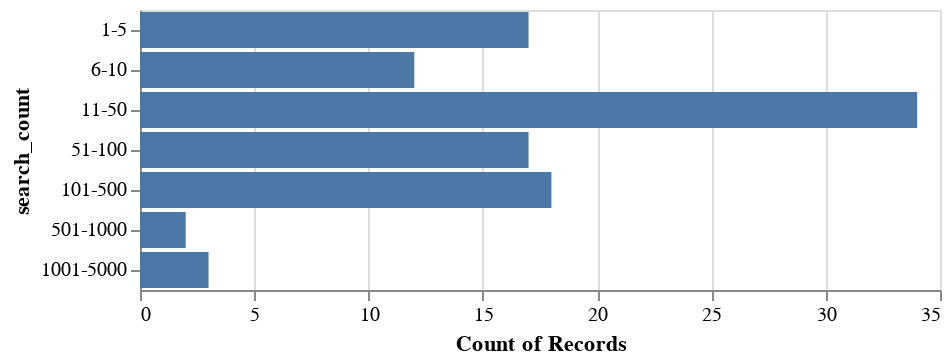

The notebook cell saved with this chart:
### Code cell
alt.Chart(df[df.state == "AL"]).mark_bar().encode(
    x="count(search_count)",
    y=alt.X("search_count:O", sort=["1-5", "6-10", "11-50", "51-100", "101-500", "501-1000", "1001-5000", "5001+"])
)

### Figure 1 — Vega-Lite specification as saved in the notebook (floating-point values rounded to 4 significant figures)
{"config": {"view": {"continuousWidth": 400, "continuousHeight": 300}}, "data": {"name": "data-8ec63455b9a47eb03159d4ee4b925a17"}, "mark": "bar", "encoding": {"x": {"type": "nominal", "aggregate": "count", "field": "search_count"}, "y": {"type": "ordinal", "field": "search_count", "sort": ["1-5", "6-10", "11-50", "51-100", "101-500", "501-1000", "1001-5000", "5001+"]}}, "$schema": "https://vega.github.io/schema/vega-lite/v4.8.1.json", "datasets": {"data-8ec63455b9a47eb03159d4ee4b925a17": [{"org": "24th Judicial Circuit District Attorney’s Office", "state": "AL", "search_count": "51-100", "comment": "“My office does not use this Clearview [AI] tool. We collect property taxes and have nothing to do with any arrests.” —Michelle Kirk, revenue commissioner", "id": 1.0, "lat": 32.32, "long": -86.9}, {"org": "Abbeville Police Department", "state": "AL", "search_count": "6-10", "comment": "This organization did not respond to a request for comment.", "id": 1.0, "lat": 32.32, "long": -86.9}, {"org": "Alabama Attorney General’s Office", "state": "AL", "search_count": "101-500", "comment": "“This office has had no contracts with Clearview AI to use their software.” —Mike Lewis, communications director", "id": 1.0, "lat": 32.32, "long": -86.9}, {"org": "Alabama Department of Insurance", "state": "AL", "search_count": "51-100", "comment": "“This product has not been used in our office except for a demonstration more than a year ago. It was not utilized in any investigations.” —Jennifer Bowen, public information officer", "id": 1.0, "lat": 32.32, "long": -86.9}, {"org": "Alabama Department of Insurance: Alabama Fire Marshal", "state": "AL", "search_count": "1-5", "comment": "“This product has not been used in our office except for a demonstration more than a year ago. It was not utilized in any investigations.” —Jennifer Bowen, public information officer", "id": 1.0, "lat": 32.32, "long": -86.9}, {"org": "Alabama Department of Transportation’s Enforcement Office", "state": "AL", "search_count": "11-50", "comment": "This organization did not respond to a request for comment.", "id": 1.0, "lat": 32.32, "long": -86.9}, {"org": "Alabama Law Enforcement Agency", "state": "AL", "search_count": "1001-5000", "comment": "This organization did not respond to a request for comment.", "id": 1.0, "lat": 32.32, "long": -86.9}, {"org": "Alabaster Police Department", "state": "AL", "search_count": "11-50", "comment": "This organization did not respond to a request for comment.", "id": 1.0, "lat": 32.32, "long": -86.9}, {"org": "Albertville Police Department", "state": "AL", "search_count": "11-50", "comment": "This organization did not respond to a request for comment.", "id": 1.0, "lat": 32.32, "long": -86.9}, {"org": "Alexander City", "state": "AL", "search_count": "11-50", "comment": "This organization did not respond to a request for comment.", "id": 1.0, "lat": 32.32, "long": -86.9}, {"org": "Altoona Police Department", "state": "AL", "search_count": "1-5", "comment": "“We do not use Clearview AI.” —Rebecca Nash, spokesperson", "id": 1.0, "lat": 32.32, "long": -86.9}, {"org": "Anniston Police Department", "state": "AL", "search_count": "51-100", "comment": "“APD does not possess Clearview or any other facial recognition software.” —Nick Bowles, police chief", "id": 1.0, "lat": 32.32, "long": -86.9}, {"org": "Auburn Police Department", "state": "AL", "search_count": "101-500", "comment": "This organization did not respond to a request for comment.", "id": 1.0, "lat": 32.32, "long": -86.9}, {"org": "Baldwin County", "state": "AL", "search_count": "101-500", "comment": "This organization did not respond to a request for comment.", "id": 1.0, "lat": 32.32, "long": -86.9}, {"org": "Bessemer Police Department", "state": "AL", "search_count": "11-50", "comment": "“Haven’t used a system called Clearview. That’s not something that’s installed in our jail or detectives. We have heard of different systems we dont have a facial recognition system installed. Possible someone signed up for a free trial.” —Capt. Darron Hunter", "id": 1.0, "lat": 32.32, "long": -86.9}, {"org": "Birmingham Police Department", "state": "AL", "search_count": "101-500", "comment": "This organization did not respond to a request for comment.", "id": 1.0, "lat": 32.32, "long": -86.9}, {"org": "Blount County Sheriff’s Office", "state": "AL", "search_count": "6-10", "comment": "This organization did not respond to a request for comment.", "id": 1.0, "lat": 32.32, "long": -86.9}, {"org": "Brookside Police Department", "state": "AL", "search_count": "11-50", "comment": "This organization did not respond to a request for comment.", "id": 1.0, "lat": 32.32, "long": -86.9}, {"org": "Calhoun County Sheriff’s Office", "state": "AL", "search_count": "11-50", "comment": "This organization did not respond to a request for comment.", "id": 1.0, "lat": 32.32, "long": -86.9}, {"org": "Carrollton Police Department", "state": "AL", "search_count": "1-5", "comment": "This organization did not respond to a request for comment.", "id": 1.0, "lat": 32.32, "long": -86.9}, {"org": "Cherokee County Sheriff’s Office", "state": "AL", "search_count": "51-100", "comment": "This organization did not respond to a request for comment.", "id": 1.0, "lat": 32.32, "long": -86.9}, {"org": "Chilton County Sheriff’s Office", "state": "AL", "search_count": "51-100", "comment": "“I’m not familiar with Clearview and we do not use it.” —John Shearon, spokesperson", "id": 1.0, "lat": 32.32, "long": -86.9}, {"org": "City of Arab", "state": "AL", "search_count": "6-10", "comment": "This organization did not respond to a request for comment.", "id": 1.0, "lat": 32.32, "long": -86.9}, {"org": "City of Ashville", "state": "AL", "search_count": "1-5", "comment": "This organization did not respond to a request for comment.", "id": 1.0, "lat": 32.32, "long": -86.9}, {"org": "City of Athens", "state": "AL", "search_count": "6-10", "comment": "This organization did not respond to a request for comment.", "id": 1.0, "lat": 32.32, "long": -86.9}, {"org": "City of Boaz", "state": "AL", "search_count": "11-50", "comment": "This organization did not respond to a request for comment.", "id": 1.0, "lat": 32.32, "long": -86.9}, {"org": "City of Calera", "state": "AL", "search_count": "101-500", "comment": "This organization did not respond to a request for comment.", "id": 1.0, "lat": 32.32, "long": -86.9}, {"org": "City of Centreville", "state": "AL", "search_count": "1-5", "comment": "This organization did not respond to a request for comment.", "id": 1.0, "lat": 32.32, "long": -86.9}, {"org": "City of Demopolis", "state": "AL", "search_count": "11-50", "comment": "This organization did not respond to a request for comment.", "id": 1.0, "lat": 32.32, "long": -86.9}, {"org": "City of Dora", "state": "AL", "search_count": "11-50", "comment": "This organization did not respond to a request for comment.", "id": 1.0, "lat": 32.32, "long": -86.9}, {"org": "City of Fayette", "state": "AL", "search_count": "11-50", "comment": "This organization did not respond to a request for comment.", "id": 1.0, "lat": 32.32, "long": -86.9}, {"org": "City of Florence", "state": "AL", "search_count": "101-500", "comment": "“Never heard of it and not aware of its use at our department.” —Ron Tyler, police chief", "id": 1.0, "lat": 32.32, "long": -86.9}, {"org": "City of Fort Payne", "state": "AL", "search_count": "6-10", "comment": "This organization did not respond to a request for comment.", "id": 1.0, "lat": 32.32, "long": -86.9}, {"org": "City of Greenville", "state": "AL", "search_count": "11-50", "comment": "This organization did not respond to a request for comment.", "id": 1.0, "lat": 32.32, "long": -86.9}, {"org": "City of Homewood", "state": "AL", "search_count": "51-100", "comment": "This organization did not respond to a request for comment.", "id": 1.0, "lat": 32.32, "long": -86.9}, {"org": "City of Huntsville", "state": "AL", "search_count": "101-500", "comment": "This organization did not respond to a request for comment.", "id": 1.0, "lat": 32.32, "long": -86.9}, {"org": "City of Jacksonville", "state": "AL", "search_count": "11-50", "comment": "This organization did not respond to a request for comment.", "id": 1.0, "lat": 32.32, "long": -86.9}, {"org": "City of Leeds", "state": "AL", "search_count": "51-100", "comment": "This organization did not respond to a request for comment.", "id": 1.0, "lat": 32.32, "long": -86.9}, {"org": "City of Montevallo", "state": "AL", "search_count": "1-5", "comment": "This organization did not respond to a request for comment.", "id": 1.0, "lat": 32.32, "long": -86.9}, {"org": "City of Mountain Brook", "state": "AL", "search_count": "501-1000", "comment": "“We tested this product two years ago, but did not purchase it. To our knowledge, it did not lead to any arrests.” —Sam Gaston, city manager", "id": 1.0, "lat": 32.32, "long": -86.9}, {"org": "City of Orange Beach", "state": "AL", "search_count": "101-500", "comment": "This organization did not respond to a request for comment.", "id": 1.0, "lat": 32.32, "long": -86.9}, {"org": "City of Oxford", "state": "AL", "search_count": "1001-5000", "comment": "This organization did not respond to a request for comment.", "id": 1.0, "lat": 32.32, "long": -86.9}, {"org": "City of Valley", "state": "AL", "search_count": "11-50", "comment": "This organization did not respond to a request for comment.", "id": 1.0, "lat": 32.32, "long": -86.9}, {"org": "City of Wetumpka", "state": "AL", "search_count": "1-5", "comment": "This organization did not respond to a request for comment.", "id": 1.0, "lat": 32.32, "long": -86.9}, {"org": "Coffee County Sheriff’s Office", "state": "AL", "search_count": "11-50", "comment": "This organization did not respond to a request for comment.", "id": 1.0, "lat": 32.32, "long": -86.9}, {"org": "Collinsville Police Department", "state": "AL", "search_count": "6-10", "comment": "“I did use Clearview for a short period of time and liked it. Not sure really what happened best I can recall I got a new phone and was never able to retrieve it.” —Rex Leath, police chief", "id": 1.0, "lat": 32.32, "long": -86.9}, {"org": "Crenshaw County Sheriff’s Office", "state": "AL", "search_count": "51-100", "comment": "This organization did not respond to a request for comment.", "id": 1.0, "lat": 32.32, "long": -86.9}, {"org": "Daphne Police Department", "state": "AL", "search_count": "51-100", "comment": "“We had one detective who had access two or three years ago after attending a social media investigation course. He said he used it several times but was never successful in finding accurate matches and discontinued its use.” —Brian Gulsby, spokesperson", "id": 1.0, "lat": 32.32, "long": -86.9}, {"org": "DeKalb County Sheriff’s Office", "state": "AL", "search_count": "11-50", "comment": "This organization did not respond to a request for comment.", "id": 1.0, "lat": 32.32, "long": -86.9}, {"org": "Dothan Police Department", "state": "AL", "search_count": "11-50", "comment": "This organization did not respond to a request for comment.", "id": 1.0, "lat": 32.32, "long": -86.9}, {"org": "Elmore County Sheriff’s Office", "state": "AL", "search_count": "6-10", "comment": "This organization did not respond to a request for comment.", "id": 1.0, "lat": 32.32, "long": -86.9}, {"org": "Enterprise Police Department", "state": "AL", "search_count": "11-50", "comment": "This organization did not respond to a request for comment.", "id": 1.0, "lat": 32.32, "long": -86.9}, {"org": "Enterprise State Community College", "state": "AL", "search_count": "51-100", "comment": "This organization did not respond to a request for comment.", "id": 1.0, "lat": 32.32, "long": -86.9}, {"org": "Eufaula Police Department", "state": "AL", "search_count": "51-100", "comment": "“I checked with the detectives and it appears they did do a free trial or partnered with another agency on something.” —Steve Watkins, police chief", "id": 1.0, "lat": 32.32, "long": -86.9}, {"org": "Foley Police Department", "state": "AL", "search_count": "11-50", "comment": "This organization did not respond to a request for comment.", "id": 1.0, "lat": 32.32, "long": -86.9}, {"org": "Franklin County Sheriff’s Office", "state": "AL", "search_count": "11-50", "comment": "This organization did not respond to a request for comment.", "id": 1.0, "lat": 32.32, "long": -86.9}, {"org": "Fultondale Police Department", "state": "AL", "search_count": "1-5", "comment": "This organization did not respond to a request for comment.", "id": 1.0, "lat": 32.32, "long": -86.9}, {"org": "Gadsden Police Department", "state": "AL", "search_count": "1-5", "comment": "This organization did not respond to a request for comment.", "id": 1.0, "lat": 32.32, "long": -86.9}, {"org": "Glencoe Police Department", "state": "AL", "search_count": "1-5", "comment": "This organization did not respond to a request for comment.", "id": 1.0, "lat": 32.32, "long": -86.9}, {"org": "Hanceville Police Department", "state": "AL", "search_count": "1-5", "comment": "This organization did not respond to a request for comment.", "id": 1.0, "lat": 32.32, "long": -86.9}, {"org": "Helena Police Department", "state": "AL", "search_count": "51-100", "comment": "This organization did not respond to a request for comment.", "id": 1.0, "lat": 32.32, "long": -86.9}, {"org": "Hoover Police Department", "state": "AL", "search_count": "11-50", "comment": "This organization did not respond to a request for comment.", "id": 1.0, "lat": 32.32, "long": -86.9}, {"org": "Hueytown Police Department", "state": "AL", "search_count": "1-5", "comment": "This organization did not respond to a request for comment.", "id": 1.0, "lat": 32.32, "long": -86.9}, {"org": "Irondale Police Department", "state": "AL", "search_count": "101-500", "comment": "This organization did not respond to a request for comment.", "id": 1.0, "lat": 32.32, "long": -86.9}, {"org": "Jacksonville State University", "state": "AL", "search_count": "6-10", "comment": "This organization did not respond to a request for comment.", "id": 1.0, "lat": 32.32, "long": -86.9}, {"org": "Jasper Police Department", "state": "AL", "search_count": "11-50", "comment": "This organization did not respond to a request for comment.", "id": 1.0, "lat": 32.32, "long": -86.9}, {"org": "Jefferson County Sheriff’s Office", "state": "AL", "search_count": "101-500", "comment": "This organization did not respond to a request for comment.", "id": 1.0, "lat": 32.32, "long": -86.9}, {"org": "Jefferson County Sheriff’s Office: Metro Area Crime Center", "state": "AL", "search_count": "1001-5000", "comment": "This organization did not respond to a request for comment.", "id": 1.0, "lat": 32.32, "long": -86.9}, {"org": "Jefferson State Community College Police Department", "state": "AL", "search_count": "11-50", "comment": "This organization did not respond to a request for comment.", "id": 1.0, "lat": 32.32, "long": -86.9}, {"org": "Lamar County", "state": "AL", "search_count": "11-50", "comment": "This organization did not respond to a request for comment.", "id": 1.0, "lat": 32.32, "long": -86.9}, {"org": "Madison City Police Department", "state": "AL", "search_count": "11-50", "comment": "“We tried the product as a demo for two weeks. We chose not to subscribe to the system.” —Dave Jernigan, police chief (now retired)", "id": 1.0, "lat": 32.32, "long": -86.9}, {"org": "Madison County", "state": "AL", "search_count": "101-500", "comment": "This organization did not respond to a request for comment.", "id": 1.0, "lat": 32.32, "long": -86.9}, {"org": "Marengo County Sheriff’s Office", "state": "AL", "search_count": "11-50", "comment": "This organization did not respond to a request for comment.", "id": 1.0, "lat": 32.32, "long": -86.9}, {"org": "Marion County Sheriff’s Office", "state": "AL", "search_count": "6-10", "comment": "This organization did not respond to a request for comment.", "id": 1.0, "lat": 32.32, "long": -86.9}, {"org": "Mobile County Sheriff’s Office", "state": "AL", "search_count": "101-500", "comment": "This organization did not respond to a request for comment.", "id": 1.0, "lat": 32.32, "long": -86.9}, {"org": "Mobile Police Department", "state": "AL", "search_count": "11-50", "comment": "“We have no department-led initiatives or procurements utilizing the software or application you are referencing. We checked with all the commanders and they say either no one under their command has used the software or are not familiar with it.” —Charlette Solis, public affairs manager", "id": 1.0, "lat": 32.32, "long": -86.9}, {"org": "Monroe County", "state": "AL", "search_count": "6-10", "comment": "This organization did not respond to a request for comment.", "id": 1.0, "lat": 32.32, "long": -86.9}, {"org": "Montgomery Police Department", "state": "AL", "search_count": "501-1000", "comment": "“Due to policy and precedent, the City of Montgomery/Montgomery Police Department cannot comment on investigative techniques.” —Griffith Waller, spokesperson", "id": 1.0, "lat": 32.32, "long": -86.9}, {"org": "Moody Police Department", "state": "AL", "search_count": "11-50", "comment": "This organization did not respond to a request for comment.", "id": 1.0, "lat": 32.32, "long": -86.9}, {"org": "Moulton Police Department", "state": "AL", "search_count": "1-5", "comment": "This organization did not respond to a request for comment.", "id": 1.0, "lat": 32.32, "long": -86.9}, {"org": "Muscle Shoals Police Department", "state": "AL", "search_count": "51-100", "comment": "This organization did not respond to a request for comment.", "id": 1.0, "lat": 32.32, "long": -86.9}, {"org": "Opelika Police Department", "state": "AL", "search_count": "51-100", "comment": "This organization did not respond to a request for comment.", "id": 1.0, "lat": 32.32, "long": -86.9}, {"org": "Opp Police Department", "state": "AL", "search_count": "6-10", "comment": "This organization did not respond to a request for comment.", "id": 1.0, "lat": 32.32, "long": -86.9}, {"org": "Ozark Police Department", "state": "AL", "search_count": "1-5", "comment": "“Never used the product.” —Marlos Walker, police chief", "id": 1.0, "lat": 32.32, "long": -86.9}, {"org": "Pell City Police Department", "state": "AL", "search_count": "101-500", "comment": "This organization did not respond to a request for comment.", "id": 1.0, "lat": 32.32, "long": -86.9}, {"org": "Prattville Police Department", "state": "AL", "search_count": "101-500", "comment": "This organization did not respond to a request for comment.", "id": 1.0, "lat": 32.32, "long": -86.9}, {"org": "Russellville Police Department", "state": "AL", "search_count": "11-50", "comment": "This organization did not respond to a request for comment.", "id": 1.0, "lat": 32.32, "long": -86.9}, {"org": "Scottsboro Police Department", "state": "AL", "search_count": "11-50", "comment": "This organization did not respond to a request for comment.", "id": 1.0, "lat": 32.32, "long": -86.9}, {"org": "Shelby County Sheriff’s Office", "state": "AL", "search_count": "51-100", "comment": "This organization did not respond to a request for comment.", "id": 1.0, "lat": 32.32, "long": -86.9}, {"org": "St. Clair County Sheriff’s Office", "state": "AL", "search_count": "11-50", "comment": "This organization did not respond to a request for comment.", "id": 1.0, "lat": 32.32, "long": -86.9}, {"org": "Sumter County", "state": "AL", "search_count": "11-50", "comment": "This organization did not respond to a request for comment.", "id": 1.0, "lat": 32.32, "long": -86.9}, {"org": "Talladega County", "state": "AL", "search_count": "1-5", "comment": "This organization did not respond to a request for comment.", "id": 1.0, "lat": 32.32, "long": -86.9}, {"org": "Tarrant Police Department", "state": "AL", "search_count": "101-500", "comment": "This organization did not respond to a request for comment.", "id": 1.0, "lat": 32.32, "long": -86.9}, {"org": "Town of Lake View", "state": "AL", "search_count": "1-5", "comment": "This organization did not respond to a request for comment.", "id": 1.0, "lat": 32.32, "long": -86.9}, {"org": "Troy Police Department", "state": "AL", "search_count": "51-100", "comment": "This organization did not respond to a request for comment.", "id": 1.0, "lat": 32.32, "long": -86.9}, {"org": "Trussville Police Department", "state": "AL", "search_count": "101-500", "comment": "This organization did not respond to a request for comment.", "id": 1.0, "lat": 32.32, "long": -86.9}, {"org": "Tuscaloosa County", "state": "AL", "search_count": "101-500", "comment": "This organization did not respond to a request for comment.", "id": 1.0, "lat": 32.32, "long": -86.9}, {"org": "Tuscaloosa Police Department", "state": "AL", "search_count": "11-50", "comment": "This organization did not respond to a request for comment.", "id": 1.0, "lat": 32.32, "long": -86.9}, {"org": "University of Alabama at Birmingham", "state": "AL", "search_count": "51-100", "comment": "“UAB has no contracts to access Clearview AI, and we are aware of no use of this technology on behalf of the institution.” —Tyler Greer, assistant vice president for public relations", "id": 1.0, "lat": 32.32, "long": -86.9}, {"org": "University of Alabama: Joint Electronic Crimes Task Force", "state": "AL", "search_count": "101-500", "comment": "This organization did not respond to a request for comment.", "id": 1.0, "lat": 32.32, "long": -86.9}, {"org": "University of West Alabama", "state": "AL", "search_count": "1-5", "comment": "This organization did not respond to a request for comment.", "id": 1.0, "lat": 32.32, "long": -86.9}, {"org": "Winfield Police Department", "state": "AL", "search_count": "11-50", "comment": "This organization did not respond to a request for comment.", "id": 1.0, "lat": 32.32, "long": -86.9}, {"org": "Winston County Sheriff’s Office", "state": "AL", "search_count": "6-10", "comment": "This organization did not respond to a request for comment.", "id": 1.0, "lat": 32.32, "long": -86.9}]}}
